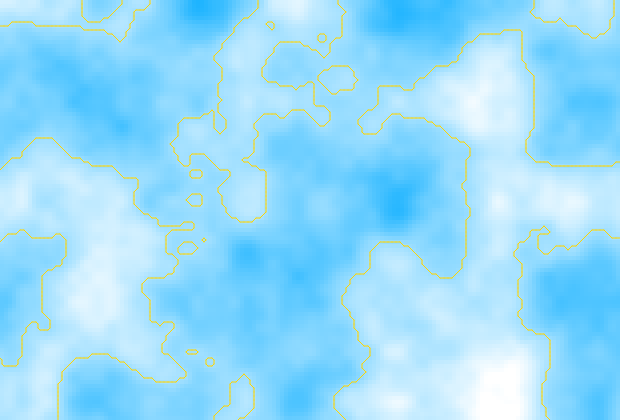
Frame 1 (no input)
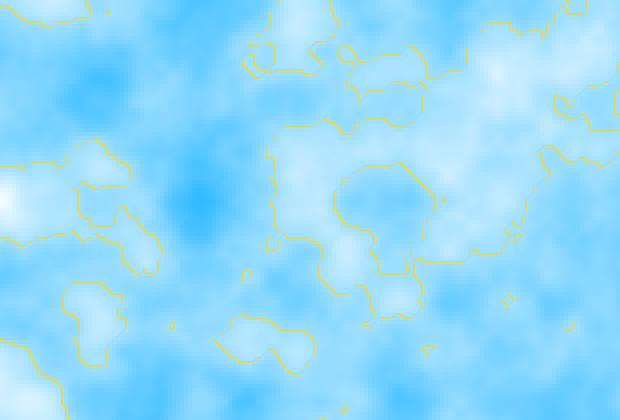
Frame 60 (no input)
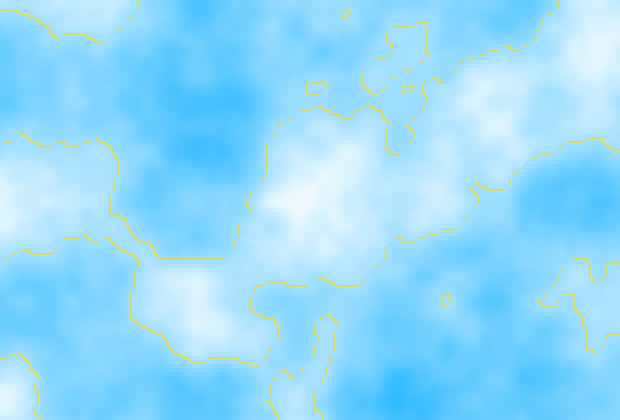
Frame 120 (the mouse pressed at the canvas centre since frame 60)

The p5.js sketch that drew these frames (run headless with seeded random() and noise() and a simulated clock; from frame 60 on, the mouse is pressed at the canvas centre):

// p5.js sketch
// ── sketch.js
let res = 4;
let rows, cols;
let field = [];
let inc = 0.04;
let zOff = 0;
let cam;

function setup() {
  createCanvas(620,420);
  colorMode(HSL);
  cols = 1 + width / res;
  rows = 1 + height / res;

  for (let i = 0; i < cols; i += 1) {
    let r = [];
    for (let j = 0; j < rows; j += 1) {
      r.push(0);
    }
    field.push(r);
  }
 
}

function draw() {
  background(0,0,0);
  updatePoints();
  drawPoints();
  drawContour();
  zOff += 0.01;
  // noLoop()
}


function mousePressed () {
  fullscreen(true)
}

function updatePoints() {
  let yoff = 0;
  for (let i = 0; i < cols; i += 1) {
    yoff += inc;
    let xoff = 0;
    for (let j = 0; j < rows; j += 1) {
      field[i][j] = noise(xoff, yoff, zOff);
      xoff += inc;
    }
  }
}

function drawLine(v1, v2) {
  line(v1.x, v1.y, v2.x, v2.y);
}

function getState(a, b, c, d) {
  return a * 8 + b * 4 + c * 2 + d * 1;
}

function drawPoints() {
  for (let i = 0; i < cols; i += 1) {
    for (let j = 0; j < rows; j += 1) {
      const h = map(field[i][j], 0, 0.8, 50, 100);
      fill(200, 100, h);
      noStroke();
      rect(i * res, j * res, res, res);
    }
  }
}

function drawContour() {
  for (let i = 0; i < cols - 1; i += 1) {
    for (let j = 0; j < rows - 1; j += 1) {
      const x = i * res;
      const y = j * res;
      const a = createVector(x + res * 0.5, y);
      const b = createVector(x + res, y + res * 0.5);
      const c = createVector(x + res * 0.5, y + res);
      const d = createVector(x, y + res * 0.5);

      const state = getState(
        floor(field[i][j] * 2),
        floor(field[i + 1][j] * 2),
        floor(field[i + 1][j + 1] * 2),
        floor(field[i][j + 1] * 2)
      );

      stroke(50, 100, 50);
      strokeWeight(1);
      switch (state) {
        case 1:
          drawLine(c, d);
          break;
        case 2:
          drawLine(b, c);
          break;
        case 3:
          drawLine(b, d);
          break;
        case 4:
          drawLine(a, b);
          break;
        case 5:
          drawLine(a, d);
          drawLine(b, c);
          break;
        case 6:
          drawLine(a, c);
          break;
        case 7:
          drawLine(a, d);
          break;
        case 8:
          drawLine(a, d);
          break;
        case 9:
          drawLine(a, c);
          break;
        case 10:
          drawLine(a, b);
          drawLine(c, d);
          break;
        case 11:
          drawLine(a, b);
          break;
        case 12:
          drawLine(b, d);
          break;
        case 13:
          drawLine(b, c);
          break;
        case 14:
          drawLine(c, d);
          break;
        case 15:
          break;
      }
    }
  }
}
